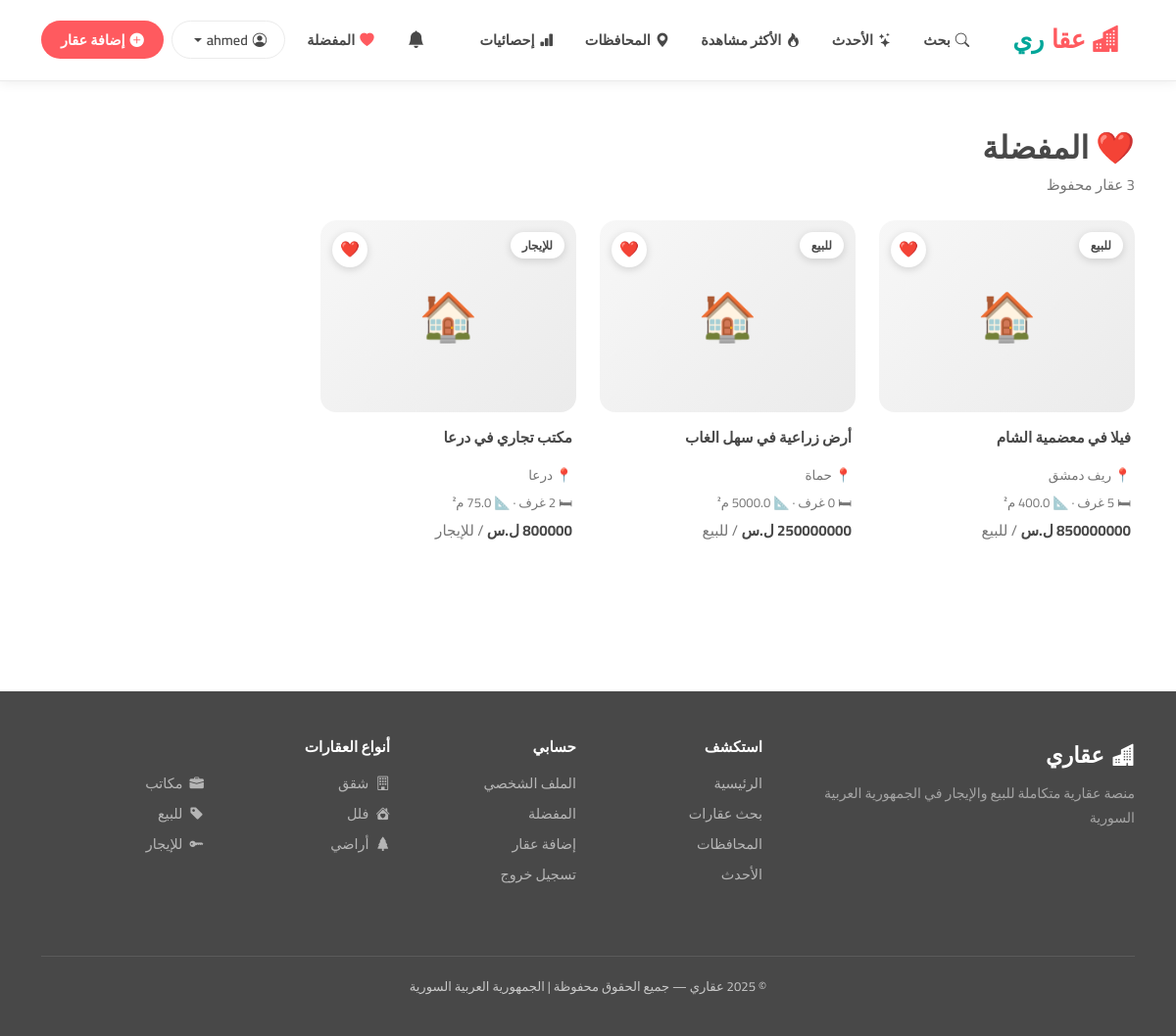
Screenshot of /favorites/ (signed in) with the database file from the repository.
### properties/models.py (models this page shows, shortened)
class Favorite(models.Model):
    user     = models.ForeignKey(User, on_delete=models.CASCADE)
    property = models.ForeignKey(Property, on_delete=models.CASCADE)
    added_at = models.DateTimeField(auto_now_add=True)
    class Meta:
        unique_together = ('user', 'property')

class Property(models.Model):
    PROPERTY_TYPES = [
        ('apartment', 'شقة'),
        ('villa',     'فيلا'),
        ('land',      'أرض'),
        ('office',    'مكتب'),
        ('shop',      'محل تجاري'),
        ('building',  'عمارة'),
    ]
    STATUS = [
        ('sale', 'للبيع'),
        ('rent', 'للإيجار'),
    ]
    AD_STATE = [
        ('draft',     'مسودة'),
        ('published', 'منشور'),
        ('archived',  'مؤرشف'),
    ]
    SYRIAN_GOVERNORATES = [
        ('دمشق',         'دمشق'),
        ('ريف دمشق',     'ريف دمشق'),
        ('حلب',          'حلب'),
        ('حمص',          'حمص'),
        ('حماة',         'حماة'),
        ('اللاذقية',     'اللاذقية'),
        ('طرطوس',        'طرطوس'),
        ('إدلب',         'إدلب'),
        ('درعا',         'درعا'),
        ('السويداء',     'السويداء'),
        ('القنيطرة',     'القنيطرة'),
        ('دير الزور',    'دير الزور'),
        ('الحسكة',       'الحسكة'),
        ('الرقة',        'الرقة'),
    ]
    owner         = models.ForeignKey(User, on_delete=models.CASCADE, related_name='owned_properties')
    title         = models.CharField(max_length=200)
    description   = models.TextField()
    price         = models.DecimalField(max_digits=12, decimal_places=2)
    city          = models.CharField(max_length=100, choices=SYRIAN_GOVERNORATES)
    address       = models.CharField(max_length=300)
    area          = models.FloatField()
    rooms         = models.IntegerField()
    property_type = models.CharField(max_length=50, choices=PROPERTY_TYPES)
    status        = models.CharField(max_length=10, choices=STATUS)
    image         = models.ImageField(upload_to='properties/', blank=True, null=True)
    is_active     = models.BooleanField(default=True)
    ad_state      = models.CharField(max_length=20, choices=AD_STATE, default='published')
    is_featured   = models.BooleanField(default=False)
    views_count   = models.IntegerField(default=0)
    created_at    = models.DateTimeField(auto_now_add=True)
    updated_at    = models.DateTimeField(auto_now=True)

### properties/views.py (the view)
# urls.py: path('favorites/',                 views.favorites_list,  name='favorites'),
@login_required
def favorites_list(request):
    favorites = Favorite.objects.filter(user=request.user).select_related('property')
    return render(request, 'properties/favorites.html', {'favorites': favorites})

### templates/properties/favorites.html (shortened to what this page needs)
{% extends 'base.html' %}
{% block content %}
<div class="container py-5">
  <div class="mb-4">
    <h2 style="font-weight:800;">❤️ المفضلة</h2>
    <p style="color:var(--gray);">{{ favorites.count }} عقار محفوظ</p>
  </div>
  <div class="row g-4">
    {% for fav in favorites %}
    <div class="col-xl-3 col-lg-4 col-md-6">
      <div class="property-card">
        <div class="card-img-wrap">
          {% if fav.property.image %}
            <img src="{{ fav.property.image.url }}" alt="{{ fav.property.title }}">
          {% else %}
            <div class="no-image">🏠</div>
          {% endif %}
          <span class="status-badge">{{ fav.property.get_status_display }}</span>
          <a href="{% url 'fav_remove' fav.property.pk %}" class="fav-btn">❤️</a>
        </div>
        <a href="{% url 'detail' fav.property.pk %}">
          <div class="card-info">
            <p class="prop-title">{{ fav.property.title }}</p>
            <p class="prop-city">📍 {{ fav.property.city }}</p>
            <p class="prop-details">🛏 {{ fav.property.rooms }} غرف · 📐 {{ fav.property.area }} م²</p>
            <p class="prop-price">
              {{ fav.property.price|floatformat:0 }} ل.س
              <span>/ {{ fav.property.get_status_display }}</span>
            </p>
          </div>
        </a>
      </div>
    </div>
    {% endfor %}
  </div>
</div>
{% endblock %}

### templates/base.html (shortened to what this page needs)
{% load static %}
<!DOCTYPE html>
<html dir="rtl" lang="ar">
<head>
  <link href="https://cdn.jsdelivr.net/npm/bootstrap@5.3.0/dist/css/bootstrap.min.css" rel="stylesheet">
  <link rel="stylesheet" href="https://cdn.jsdelivr.net/npm/bootstrap-icons@1.11.3/font/bootstrap-icons.css">
  <link rel="stylesheet" href="{% static 'css/style.css' %}">
</head>
<body>
<nav class="navbar navbar-expand-lg">
  <div class="container">
    <a class="navbar-brand" href="/">
      <i class="bi bi-buildings-fill"></i> عقا<span>ري</span>
    </a>
    <div class="collapse navbar-collapse" id="navMenu">
      <ul class="navbar-nav mx-auto gap-1">
        <li class="nav-item"><a class="nav-link" href="{% url 'search' %}"><i class="bi bi-search"></i> بحث</a></li>
        <li class="nav-item"><a class="nav-link" href="{% url 'newest' %}"><i class="bi bi-stars"></i> الأحدث</a></li>
        <li class="nav-item"><a class="nav-link" href="{% url 'popular' %}"><i class="bi bi-fire"></i> الأكثر مشاهدة</a></li>
        <li class="nav-item"><a class="nav-link" href="{% url 'cities' %}"><i class="bi bi-geo-alt-fill"></i> المحافظات</a></li>
        <li class="nav-item"><a class="nav-link" href="{% url 'stats' %}"><i class="bi bi-bar-chart-fill"></i> إحصائيات</a></li>
      </ul>
      <ul class="navbar-nav gap-2 align-items-center">
        {% if user.is_authenticated %}
          <li class="nav-item">
            <a class="nav-link nav-notif-bell" href="{% url 'notifications' %}" title="التنبيهات">
              <i class="bi bi-bell-fill"></i>
            </a>
          </li>
          <li class="nav-item"><a class="nav-link" href="{% url 'favorites' %}"><i class="bi bi-heart-fill" style="color:var(--primary);"></i> المفضلة</a></li>
          <li class="nav-item dropdown">
            <a class="nav-link nav-btn-outline dropdown-toggle" href="#" id="userMenu" data-bs-toggle="dropdown" aria-expanded="false">
              <i class="bi bi-person-circle"></i> {{ user.username }}
            </a>
          </li>
          <li class="nav-item"><a class="nav-link nav-btn-primary" href="{% url 'add' %}"><i class="bi bi-plus-circle-fill"></i> إضافة عقار</a></li>
        {% else %}
          <li class="nav-item"><a class="nav-link nav-btn-outline" href="{% url 'login' %}">دخول</a></li>
          <li class="nav-item"><a class="nav-link nav-btn-primary" href="{% url 'signup' %}">تسجيل</a></li>
        {% endif %}
      </ul>
    </div>
  </div>
</nav>
{% block content %}{% endblock %}
<footer>
  <div class="container">
    <div class="row">
      <div class="col-md-4 mb-4">
        <div class="footer-brand"><i class="bi bi-buildings-fill"></i> عقاري</div>
        <p style="color:rgba(255,255,255,0.5); font-size:0.88rem; line-height:1.8;">
          منصة عقارية متكاملة للبيع والإيجار في الجمهورية العربية السورية
        </p>
      </div>
      <div class="col-md-2 mb-4">
        <h6>استكشف</h6>
        <a href="{% url 'home' %}">الرئيسية</a>
        <a href="{% url 'search' %}">بحث عقارات</a>
        <a href="{% url 'cities' %}">المحافظات</a>
        <a href="{% url 'newest' %}">الأحدث</a>
      </div>
      <div class="col-md-2 mb-4">
        <h6>حسابي</h6>
        {% if user.is_authenticated %}
          <a href="{% url 'profile' %}">الملف الشخصي</a>
          <a href="{% url 'favorites' %}">المفضلة</a>
          <a href="{% url 'add' %}">إضافة عقار</a>
          <a href="{% url 'logout' %}">تسجيل خروج</a>
        {% else %}
          <a href="{% url 'login' %}">تسجيل الدخول</a>
          <a href="{% url 'signup' %}">إنشاء حساب</a>
        {% endif %}
      </div>
      <div class="col-md-4 mb-4">
        <h6>أنواع العقارات</h6>
        <div class="row">
          <div class="col-6">
            <a href="{% url 'search' %}?type=apartment"><i class="bi bi-building"></i> شقق</a>
            <a href="{% url 'search' %}?type=villa"><i class="bi bi-house-heart-fill"></i> فلل</a>
            <a href="{% url 'search' %}?type=land"><i class="bi bi-tree-fill"></i> أراضي</a>
          </div>
          <div class="col-6">
            <a href="{% url 'search' %}?type=office"><i class="bi bi-briefcase-fill"></i> مكاتب</a>
            <a href="{% url 'search' %}?status=sale"><i class="bi bi-tag-fill"></i> للبيع</a>
            <a href="{% url 'search' %}?status=rent"><i class="bi bi-key-fill"></i> للإيجار</a>
          </div>
        </div>
      </div>
    </div>
    <div class="footer-bottom">
      <p>© 2025 عقاري — جميع الحقوق محفوظة | الجمهورية العربية السورية</p>
    </div>
  </div>
</footer>
</body>
</html>

### static/css/style.css (style rules this page uses)
:root { --primary: #FF5A5F; --secondary: #00A699; --accent: #FC642D; --dark: #484848; --gray: #767676; --light-gray: #F7F7F7; --white: #FFFFFF; --border: #EBEBEB; --shadow: 0 2px 16px rgba(0,0,0,0.12); --shadow-hover:0 6px 28px rgba(0,0,0,0.18); --radius: 16px; --radius-sm: 8px; --transition: all 0.3s ease; }
* { margin: 0; padding: 0; box-sizing: border-box; }
body { font-family: 'Cairo', sans-serif; background-color: var(--white); color: var(--dark); direction: rtl; font-size: 15px; line-height: 1.6; }
a { text-decoration: none; color: inherit; transition: var(--transition); }
.navbar { background: var(--white) !important; border-bottom: 1px solid var(--border); padding: 14px 0; position: sticky; top: 0; z-index: 1000; box-shadow: 0 1px 12px rgba(0,0,0,0.08); }
.navbar-brand { font-size: 1.6rem; font-weight: 800; color: var(--primary) !important; letter-spacing: -0.5px; display: flex !important; align-items: center; gap: 8px; }
.navbar-brand span { color: var(--secondary); }
.navbar-brand i { font-size: 1.7rem; }
.nav-link { color: var(--dark) !important; font-weight: 600; font-size: 0.9rem; padding: 8px 14px !important; border-radius: 30px; transition: var(--transition); display: inline-flex !important; align-items: center; gap: 5px; }
.nav-btn-primary { background: var(--primary) !important; color: var(--white) !important; border-radius: 30px; padding: 8px 20px !important; }
.nav-btn-outline { border: 1.5px solid var(--border) !important; border-radius: 30px; padding: 7px 18px !important; color: var(--dark) !important; }
.property-card { border: none; border-radius: var(--radius); overflow: hidden; transition: var(--transition); background: var(--white); cursor: pointer; position: relative; }
.property-card .card-img-wrap { position: relative; overflow: hidden; border-radius: var(--radius); aspect-ratio: 4/3; background: var(--light-gray); }
.property-card .no-image { width: 100%; height: 100%; display: flex; align-items: center; justify-content: center; font-size: 3rem; color: var(--gray); background: linear-gradient(135deg, var(--light-gray), var(--border)); }
.fav-btn { position: absolute; top: 12px; left: 12px; background: var(--white); border: none; width: 36px; height: 36px; border-radius: 50%; display: inline-flex; align-items: center; justify-content: center; font-size: 1rem; color: var(--primary); cursor: pointer; transition: var(--transition); z-index: 2; box-shadow: 0 2px 8px rgba(0,0,0,0.15); }
.status-badge { position: absolute; top: 12px; right: 12px; background: var(--white); color: var(--dark); font-size: 0.75rem; font-weight: 700; padding: 4px 12px; border-radius: 20px; box-shadow: 0 2px 8px rgba(0,0,0,0.15); }
.property-card .card-info { padding: 14px 4px 8px; }
.property-card .prop-title { font-weight: 700; font-size: 0.95rem; color: var(--dark); }
.property-card .prop-city { color: var(--gray); font-size: 0.85rem; margin-bottom: 6px; }
.property-card .prop-details { color: var(--gray); font-size: 0.82rem; margin-bottom: 6px; }
.property-card .prop-price { font-weight: 700; font-size: 0.95rem; color: var(--dark); }
.property-card .prop-price span { font-weight: 400; color: var(--gray); }
footer { background: var(--dark); color: rgba(255,255,255,0.7); padding: 48px 0 24px; margin-top: 80px; font-size: 0.9rem; }
footer h6 { color: var(--white); font-weight: 700; margin-bottom: 16px; font-size: 0.95rem; }
footer a { color: rgba(255,255,255,0.6); display: block; margin-bottom: 8px; transition: var(--transition); }
footer a i { margin-left: 4px; }
.footer-brand { font-size: 1.4rem; font-weight: 800; color: var(--white); margin-bottom: 8px; }
.footer-brand i { margin-left: 4px; }
.footer-bottom { border-top: 1px solid rgba(255,255,255,0.1); padding-top: 20px; margin-top: 40px; text-align: center; font-size: 0.82rem; }

### templates/base.html (style rules this page uses)
.nav-notif-bell { position:relative;padding:8px 12px !important;font-size:1.1rem }

### rows the page displays
Favorite: property.status "للبيع", property "فيلا في معضمية الشام", property.city "ريف دمشق", property.rooms "5", property.area "400.0", property.price "850000000"
Favorite: property.status "للبيع", property "أرض زراعية في سهل الغاب", property.city "حماة", property.rooms "0", property.price "250000000"
Favorite: property.status "للإيجار", property "مكتب تجاري في درعا", property.city "درعا", property.rooms "2", property.price "800000"

### other values shown
{{ user.username }} "ahmed"
